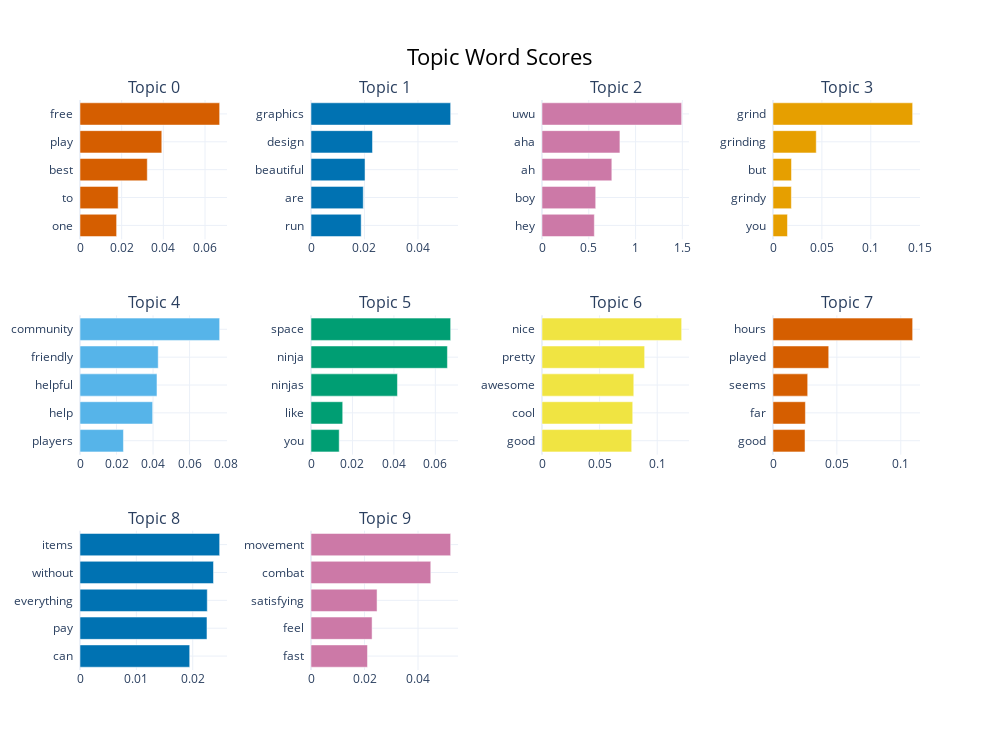

Write notebook code for a chart like this one.
### Code cell
# 긍정 리뷰
topic_model_positive.visualize_barchart(top_n_topics=10)

### Figure 1 — Plotly figure (JSON) as saved in the notebook; plotly's stock layout.template omitted (floating-point values rounded to 4 significant figures)
{"data": [{"marker": {"color": "#D55E00"}, "orientation": "h", "type": "bar", "x": [0.01758, 0.01831, 0.03229, 0.03926, 0.06703], "xaxis": "x", "y": ["one  ", "to  ", "best  ", "play  ", "free  "], "yaxis": "y"}, {"marker": {"color": "#0072B2"}, "orientation": "h", "type": "bar", "x": [0.01876, 0.01955, 0.02021, 0.023, 0.05223], "xaxis": "x2", "y": ["run  ", "are  ", "beautiful  ", "design  ", "graphics  "], "yaxis": "y2"}, {"marker": {"color": "#CC79A7"}, "orientation": "h", "type": "bar", "x": [0.5594, 0.5739, 0.7462, 0.8327, 1.492], "xaxis": "x3", "y": ["hey  ", "boy  ", "ah  ", "aha  ", "uwu  "], "yaxis": "y3"}, {"marker": {"color": "#E69F00"}, "orientation": "h", "type": "bar", "x": [0.0148, 0.01879, 0.01892, 0.04424, 0.1428], "xaxis": "x4", "y": ["you  ", "grindy  ", "but  ", "grinding  ", "grind  "], "yaxis": "y4"}, {"marker": {"color": "#56B4E9"}, "orientation": "h", "type": "bar", "x": [0.02378, 0.03978, 0.04215, 0.04282, 0.07646], "xaxis": "x5", "y": ["players  ", "help  ", "helpful  ", "friendly  ", "community  "], "yaxis": "y5"}, {"marker": {"color": "#009E73"}, "orientation": "h", "type": "bar", "x": [0.01361, 0.0153, 0.04171, 0.06583, 0.06739], "xaxis": "x6", "y": ["you  ", "like  ", "ninjas  ", "ninja  ", "space  "], "yaxis": "y6"}, {"marker": {"color": "#F0E442"}, "orientation": "h", "type": "bar", "x": [0.07785, 0.07875, 0.07967, 0.08909, 0.1212], "xaxis": "x7", "y": ["good  ", "cool  ", "awesome  ", "pretty  ", "nice  "], "yaxis": "y7"}, {"marker": {"color": "#D55E00"}, "orientation": "h", "type": "bar", "x": [0.02506, 0.02536, 0.02715, 0.04362, 0.1093], "xaxis": "x8", "y": ["good  ", "far  ", "seems  ", "played  ", "hours  "], "yaxis": "y8"}, {"marker": {"color": "#0072B2"}, "orientation": "h", "type": "bar", "x": [0.01946, 0.02253, 0.02258, 0.02368, 0.02477], "xaxis": "x9", "y": ["can  ", "pay  ", "everything  ", "without  ", "items  "], "yaxis": "y9"}, {"marker": {"color": "#CC79A7"}, "orientation": "h", "type": "bar", "x": [0.02111, 0.02283, 0.02469, 0.04477, 0.0522], "xaxis": "x10", "y": ["fast  ", "feel  ", "satisfying  ", "combat  ", "movement  "], "yaxis": "y10"}], "layout": {"annotations": [{"font": {"size": 16}, "showarrow": false, "text": "Topic 0", "x": 0.0875, "xanchor": "center", "xref": "paper", "y": 1, "yanchor": "bottom", "yref": "paper"}, {"font": {"size": 16}, "showarrow": false, "text": "Topic 1", "x": 0.3625, "xanchor": "center", "xref": "paper", "y": 1, "yanchor": "bottom", "yref": "paper"}, {"font": {"size": 16}, "showarrow": false, "text": "Topic 2", "x": 0.6375, "xanchor": "center", "xref": "paper", "y": 1, "yanchor": "bottom", "yref": "paper"}, {"font": {"size": 16}, "showarrow": false, "text": "Topic 3", "x": 0.9125, "xanchor": "center", "xref": "paper", "y": 1, "yanchor": "bottom", "yref": "paper"}, {"font": {"size": 16}, "showarrow": false, "text": "Topic 4", "x": 0.0875, "xanchor": "center", "xref": "paper", "y": 0.6222, "yanchor": "bottom", "yref": "paper"}, {"font": {"size": 16}, "showarrow": false, "text": "Topic 5", "x": 0.3625, "xanchor": "center", "xref": "paper", "y": 0.6222, "yanchor": "bottom", "yref": "paper"}, {"font": {"size": 16}, "showarrow": false, "text": "Topic 6", "x": 0.6375, "xanchor": "center", "xref": "paper", "y": 0.6222, "yanchor": "bottom", "yref": "paper"}, {"font": {"size": 16}, "showarrow": false, "text": "Topic 7", "x": 0.9125, "xanchor": "center", "xref": "paper", "y": 0.6222, "yanchor": "bottom", "yref": "paper"}, {"font": {"size": 16}, "showarrow": false, "text": "Topic 8", "x": 0.0875, "xanchor": "center", "xref": "paper", "y": 0.2444, "yanchor": "bottom", "yref": "paper"}, {"font": {"size": 16}, "showarrow": false, "text": "Topic 9", "x": 0.3625, "xanchor": "center", "xref": "paper", "y": 0.2444, "yanchor": "bottom", "yref": "paper"}], "height": 750, "hoverlabel": {"bgcolor": "white", "font": {"family": "Rockwell", "size": 16}}, "showlegend": false, "title": {"font": {"color": "Black", "size": 22}, "text": "Topic Word Scores", "x": 0.5, "xanchor": "center", "yanchor": "top"}, "width": 1000, "xaxis": {"anchor": "y", "domain": [0, 0.175], "showgrid": true}, "xaxis10": {"anchor": "y10", "domain": [0.275, 0.45], "showgrid": true}, "xaxis11": {"anchor": "y11", "domain": [0.55, 0.725], "showgrid": true}, "xaxis12": {"anchor": "y12", "domain": [0.825, 1], "showgrid": true}, "xaxis2": {"anchor": "y2", "domain": [0.275, 0.45], "showgrid": true}, "xaxis3": {"anchor": "y3", "domain": [0.55, 0.725], "showgrid": true}, "xaxis4": {"anchor": "y4", "domain": [0.825, 1], "showgrid": true}, "xaxis5": {"anchor": "y5", "domain": [0, 0.175], "showgrid": true}, "xaxis6": {"anchor": "y6", "domain": [0.275, 0.45], "showgrid": true}, "xaxis7": {"anchor": "y7", "domain": [0.55, 0.725], "showgrid": true}, "xaxis8": {"anchor": "y8", "domain": [0.825, 1], "showgrid": true}, "xaxis9": {"anchor": "y9", "domain": [0, 0.175], "showgrid": true}, "yaxis": {"anchor": "x", "domain": [0.7556, 1], "showgrid": true}, "yaxis10": {"anchor": "x10", "domain": [0, 0.2444], "showgrid": true}, "yaxis11": {"anchor": "x11", "domain": [0, 0.2444], "showgrid": true}, "yaxis12": {"anchor": "x12", "domain": [0, 0.2444], "showgrid": true}, "yaxis2": {"anchor": "x2", "domain": [0.7556, 1], "showgrid": true}, "yaxis3": {"anchor": "x3", "domain": [0.7556, 1], "showgrid": true}, "yaxis4": {"anchor": "x4", "domain": [0.7556, 1], "showgrid": true}, "yaxis5": {"anchor": "x5", "domain": [0.3778, 0.6222], "showgrid": true}, "yaxis6": {"anchor": "x6", "domain": [0.3778, 0.6222], "showgrid": true}, "yaxis7": {"anchor": "x7", "domain": [0.3778, 0.6222], "showgrid": true}, "yaxis8": {"anchor": "x8", "domain": [0.3778, 0.6222], "showgrid": true}, "yaxis9": {"anchor": "x9", "domain": [0, 0.2444], "showgrid": true}}}
